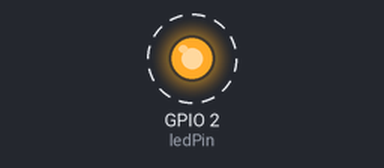
A sketch run on a simulated ESP32. Shown: output pins drawn as LEDs (lit = HIGH). Dashed ring = blinking. What the sketch prints to the serial monitor is not drawn.

Above: at 0.2 s.
Timing chart, 0 to 3.0 s (numbered marks = the images above):
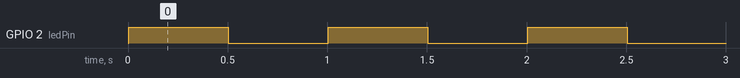

Measured:
- by itself, GPIO 2 (ledPin): alternates HIGH for 0.50 s and LOW for 0.50 s

The sketch:

02-blinky-multi-tasking.ino
```cpp
/*
 * The ESP32 has 2 Tensilica LX6 cores, allowing us to run tasks in both CPUs. For using both core the application need to use tasks.
 * This code sample will give a basic idea how to archieve this goal. The portTICK_PERIOD_MS const is the tick rate of the ESP32.
 *
 * More information about multi tasking with an ESP32 on:
 * - https://docs.espressif.com/projects/esp-idf/en/latest/esp32/api-reference/system/freertos.html#_CPPv410vTaskDelayK10TickType_t
 * - https://techtutorialsx.com/2017/05/09/esp32-get-task-execution-core/
 *
 * Open the serial monitor in Arduino IDE to see the serial messages with a baud rate of 115200 and see device for the blue LED activity.
 */

// Arduino pin number of the blue LED
const byte ledPin = A12;

void setup() {
  // Set the baud rate for the serial connection
  Serial.begin(115200);

  // Set the LED pin to OUTPUT as we want to provide a signal to the
  // pin instead of reading from it (INPUT). If you do not set the mode
  // the LED may appear dim.
  pinMode(ledPin, OUTPUT);

  printCoreID("Setup");

  // Create and start the task for blinking the LED light
  xTaskCreate(
    toggleLedTask,     // Function that should be called
    "Toggle LED task", // Name of the task (for debugging)
    1000,              // Stack size (bytes)
    NULL,              // Parameter to pass
    1,                 // Task priority
    NULL               // Task handle
  );

  // Create and start the task for print a message to the serial output
  xTaskCreate(
    dummyTask,    // Function that should be called
    "Dummy task", // Name of the task (for debugging)
    1000,         // Stack size (bytes)
    NULL,         // Parameter to pass
    1,            // Task priority
    NULL          // Task handle
  );
}

void toggleLedTask(void * parameter) {
  const TickType_t xDelay = 500 / portTICK_PERIOD_MS;

  for(;;) { // infinite loop
    printCoreID("Toggle LED task");

    // Turn the LED on
    digitalWrite(ledPin, HIGH);

    // Pause the task for 500ms
    vTaskDelay(xDelay);

    // Turn the LED off
    digitalWrite(ledPin, LOW);

    // Pause the task again for 500ms
    vTaskDelay(xDelay);
  }
}

void dummyTask(void * parameter) {
  const TickType_t xDelay = 500 / portTICK_PERIOD_MS;

  for(;;) { // infinite loop
    printCoreID("Dummy task");

    // Pause the task for 500ms
    vTaskDelay(xDelay);
  }
}

void printCoreID(String activity) {
  Serial.print(activity + ": Executing on core ID: ");
  Serial.println(xPortGetCoreID());
}

void loop() {
  printCoreID("Main Loop");

  // Wait for a second before looping again
  delay(1000);
}
```
